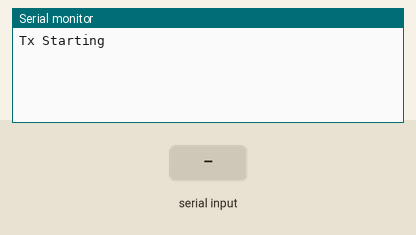
The sketch below on a simulated Arduino Uno, built with avr-gcc and run on an emulated ATmega328P. Parts: the last lines printed to the serial monitor. Inputs (shaded band) come from the test bench. No radio packets arrive unless stated.

Above: at 1.2 s.
1.3 s: "1" received over Serial
At 2.5 s:
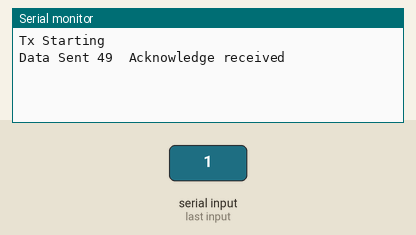
2.8 s: "0" received over Serial
At 3.8 s:
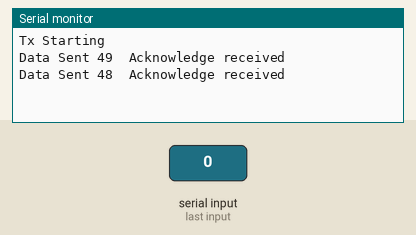
4.3 s: "2" received over Serial
At 5.0 s:
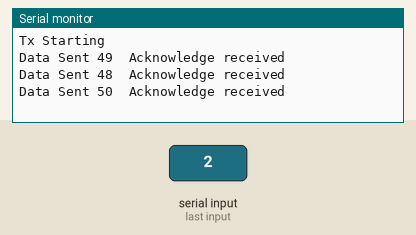

The sketch:

wirelesstransmitter.ino
```cpp
// INFORMARSJON //

// Filnavn: wirelesstransmitter.ino

// Forfatter: Simon Strandvold og Hans Petter Leines

// Beskrivelse:
// Denne koden er lastet opp på arduinobrettet som
// mottar kommando via USB fra datamaskin og sender
// videre til dronen trådløst

#include <SPI.h>
#include <nRF24L01.h>
#include <RF24.h>

#define CE_PIN   9
#define CSN_PIN 10

const byte slaveAddress[5] = {'R','x','A','A','A'};
RF24 radio(CE_PIN, CSN_PIN);

int dataToSend = -1;

unsigned long currentMillis;
unsigned long prevMillis;
unsigned long txIntervalMillis = 1000;

void setup() {

    Serial.begin(9600);

    Serial.println("Tx Starting");

    radio.begin();
    radio.setDataRate( RF24_250KBPS );
    radio.setRetries(3,5);
    radio.openWritingPipe(slaveAddress);
}

//====================

void loop() {
    while (!Serial.available());
    dataToSend = Serial.read();
    currentMillis = millis();
    if (currentMillis - prevMillis >= txIntervalMillis) {
        send();
        prevMillis = millis();
    }
}

//====================

void send() {

    bool rslt;
    rslt = radio.write( &dataToSend, sizeof(dataToSend) );

    Serial.print("Data Sent ");
    Serial.print(dataToSend);
    if (rslt) {
        Serial.println("  Acknowledge received");
    }
    else {
        Serial.println("  Tx failed");
    }
}
```

Measured:
- after the input at 1.3 s, the serial monitor: prints a new line at once (image 1)
- after the input at 2.8 s, the serial monitor: prints a new line at once (image 2)
- after the input at 4.3 s, the serial monitor: prints a new line at once (image 3)
